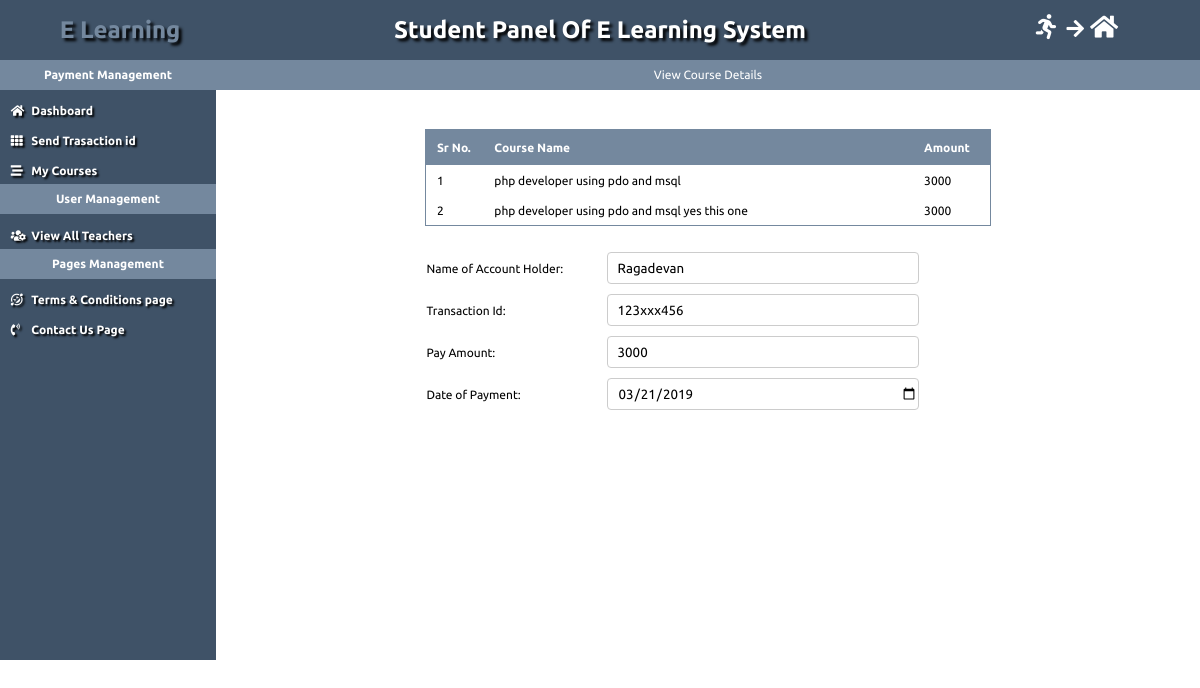
/student/admin/index.php?cat&view_details=1 (signed in), run on the app's committed database.
### tables this page shows
CREATE TABLE `order_details` (
  `order_id` int(11) NOT NULL,
  `c_id` int(11) NOT NULL,
  `con_id` int(11) NOT NULL,
  `date` date NOT NULL,
  `group_number` int(11) NOT NULL,
  `status` varchar(10) NOT NULL,
  `admin_approve` varchar(100) NOT NULL
);

CREATE TABLE `courses` (
  `c_id` int(11) NOT NULL,
  `c_name` varchar(50) NOT NULL,
  `c_details` varchar(1000) NOT NULL,
  `c_learn` varchar(100) NOT NULL,
  `cat_id` int(11) NOT NULL,
  `sub_cat_id` int(11) NOT NULL,
  `lang_id` int(11) NOT NULL,
  `c_level` varchar(40) NOT NULL,
  `c_price` int(11) NOT NULL,
  `c_offer` int(11) NOT NULL,
  `con_id` int(11) NOT NULL,
  `start_date` date NOT NULL,
  `end_date` date NOT NULL,
  `c_photo` varchar(100) NOT NULL,
  `c_duration` int(11) NOT NULL
);

CREATE TABLE `transaction` (
  `transaction_id` int(11) NOT NULL,
  `ac_name` varchar(100) NOT NULL,
  `transac_id` varchar(100) NOT NULL,
  `pay_amount` float NOT NULL,
  `date_of_pay` date NOT NULL,
  `group_number` int(11) NOT NULL,
  `user_id` int(11) NOT NULL
);

### student/admin/cat.php (the view, shortened to what this page needs)
<div id="bodyright">
		<?php	include("inc/db.php");
			?>
		<?php
				if(isset($_GET['view_details'])){
			?>
	<h3>View Course Details</h3>
		<div id="add">
			<table cellspacing="0">
					<tr>
						<th>Sr No.</th>
						<th>Course Name</th>
						<th>Amount</th>
					</tr><?php
					$a=1;$total_amount=0;
						$get_cat=$con->prepare("select *from order_details where con_id='".$_COOKIE['userid']."' and group_number='".$_GET['view_details']."'");
						$get_cat->setFetchMode(PDO:: FETCH_ASSOC);
						$get_cat->execute();
						while($row=$get_cat->fetch()):
							$get_cat1=$con->prepare("select *from courses where c_id='".$row['c_id']."'");
							$get_cat1->setFetchMode(PDO:: FETCH_ASSOC);
							$get_cat1->execute();
							$row1=$get_cat1->fetch();
									$total_amount +=$row1['c_price'];
								echo"
									<tr>
										<td>".$a++."</td>
										<td>".$row1['c_name']."</td>
										<td>".$row1['c_price']."</td>
									</tr>
									";
			endwhile;
			$get_cat11=$con->prepare("select *from transaction where group_number='".$_GET['view_details']."'");
							$get_cat11->setFetchMode(PDO:: FETCH_ASSOC);
							$get_cat11->execute();
							$row11=$get_cat11->fetch();
		?>
		</table>
				</div>
						<div id="pay_from">
							<form method="post">
								<table>
									<tr>
										<td>Name of Account Holder:</td>
										<td><input type="text" name="ahname" value="<?php echo"".$row11['ac_name']."";?>" required placeholder="Enter name Here..."></td>
									</tr>
									<tr>
										<td>Transaction Id:</td>
										<td><input type="text" name="transac_id" value="<?php echo"".$row11['transac_id']."";?>" required placeholder="Enter Transaction id Here..."></td>
									</tr>
								<tr>
										<td>Pay Amount:</td>
										<td><input type="number" step="0.01" name="pay_amount" value="<?php echo"".$row11['pay_amount']."";?>" required id="pay_amount" max="<?php echo"$total_amount";?>" min="<?php echo"$total_amount";?>"placeholder="Enter Pay Amount Here..."></td>
									</tr>
								<tr>
										<td>Date of Payment:</td>
										<td><input type="date" name="date_of_pay" value="<?php echo"".$row11['date_of_pay']."";?>" required /></td>
									</tr>
								</table>
							</form>
						</div>
		<?php } ?>

### student/admin/css/style.css (style rules this page uses)
* { margin:0;padding:0;font-family: 'Ubuntu', sans-serif; }
#bodyright { width:82%;height:600px;background:#fff;float:left;overflow-y:auto; }
#bodyright h3 { margin-bottom:2%;color:#fff;text-align:center;font-size:12px;background:#74889e;height:30px;line-height:30px;font-weight:normal; }
#add { width:100%;padding:2%;box-sizing:border-box; }
#add table { width:60%;margin:auto;border:1px solid #74889e; }
#add table tr th { padding-left:2%;text-align:left;font-size:12px;height:35px;background:#74889e;color:#fff; }
#add table tr td { color:#000;height:30px;padding-left:2%;box-sizing:border-box;font-size:12px; }
#pay_from table { width:60%;margin:auto;border:none; }
#pay_from table tr td { color:#000;height:40px;padding-left:2%;box-sizing:border-box;font-size:12px; }
#pay_from table tr td input { width:300px;height:30px;padding-left:10px;border-radius:4px;border:1px solid #ccc; }

### data on the page
order_details: c.c_name "php developer using pdo and msql", c.c_price "3000"
order_details: c.c_name "php developer using pdo and msql yes this one", c.c_price "3000"
transaction: ahname "Ragadevan", transac_id "123xxx456", pay_amount "3000", date_of_pay "03/21/2019"
